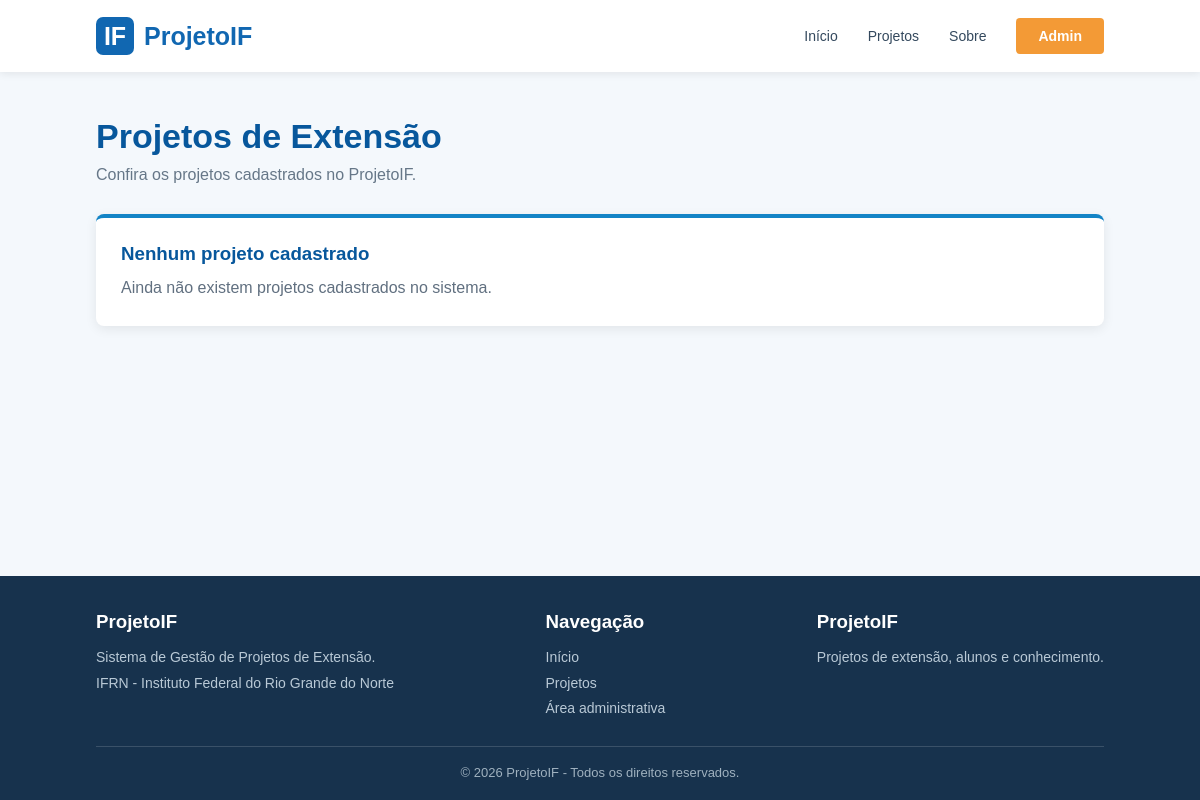
/listagem_prog, run on an earlier commit of the app's database.
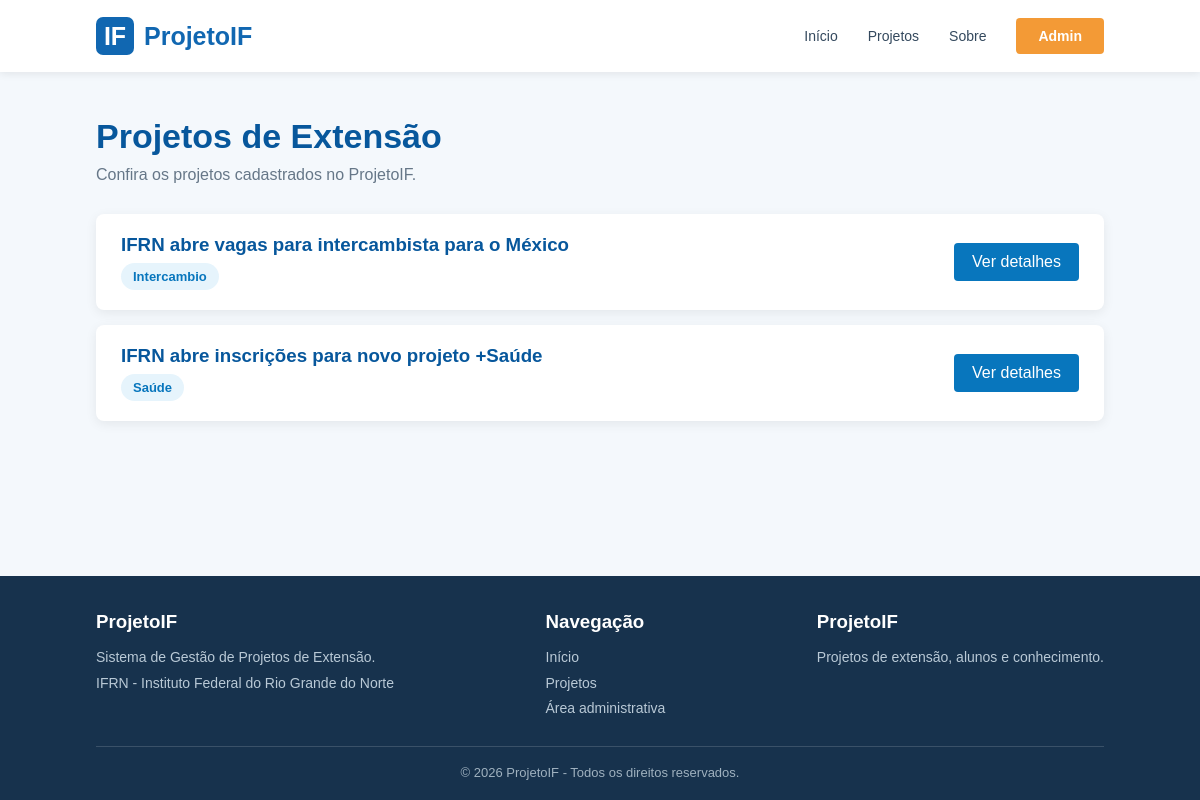
And on a later commit of the database.
### app_IF/models.py (models this page shows, shortened)
class Projeto(models.Model):
    titulo = models.CharField(max_length=250)
    descricao = models.TextField()
    data_inicio = models.DateField()
    categoria = models.ForeignKey(
        Categoria,
        on_delete=models.CASCADE
    )
    equipe = models.ManyToManyField(
        Aluno
        )

class Categoria(models.Model):
    nome = models.CharField(max_length=200)

### app_IF/views.py (the view)
# urls.py: path('listagem_prog', views.listagem_projetos, name='listagem_projetos'),
def listagem_projetos(request):
    projetos = Projeto.objects.all()
    return render(request, 'app_IF/listagem_projetos.html', {'projetos': projetos})

### app_IF/templates/app_IF/listagem_projetos.html (shortened to what this page needs)
{% extends 'base.html' %}
{% block content %}
<section class="container">
    <h1 class="page-title">
        Projetos de Extensão
    </h1>
    <p class="page-subtitle">
        Confira os projetos cadastrados no ProjetoIF.
    </p>
    <div class="project-list">
        {% for projeto in projetos %}
        <div class="project-item">
            <div>
                <h3>
                    {{ projeto.titulo }}
                </h3>
                <span class="category">
                    {{ projeto.categoria.nome }}
                </span>
            </div>
            <a href="{% url 'detalhes_projeto' projeto.id %}"
               class="details-button">
                Ver detalhes
            </a>
        </div>
        {% empty %}
        <div class="card">
            <h3>
                Nenhum projeto cadastrado
            </h3>
            <p>
                Ainda não existem projetos cadastrados no sistema.
            </p>
        </div>
        {% endfor %}
    </div>
</section>
{% endblock %}

### templates/base.html (shortened to what this page needs)
{% load static %}
<!DOCTYPE html>
<html lang="pt-BR">
<head>
    <link rel="stylesheet" href="{% static 'css/styles.css' %}">
</head>
<body>
    {% include 'fragments/_header.html' %}
    <main>
        {% block content %}
        {% endblock %}
    </main>
    {% include 'fragments/_footer.html' %}
</body>
</html>

### templates/fragments/_header.html
<header>
        <a href="{% url 'home' %}" class="logo">
            <span class="logo-icon">IF</span>
            ProjetoIF
        </a>
        <nav>
            <a href="{% url 'home' %}">
                Início
            </a>
            <a href="{% url 'listagem_projetos' %}">
                Projetos
            </a>
            <a href="#">
                Sobre
            </a>
            <a href="{% url 'admin:index' %}" class="btn-nav">
                Admin
            </a>
        </nav>
    </header>

### templates/fragments/_footer.html
<footer>
    <div class="footer-content">
        <div class="footer-column">
            <h3>ProjetoIF</h3>
            <p>
                Sistema de Gestão de Projetos de Extensão.
            </p>
            <p>
                IFRN - Instituto Federal do Rio Grande do Norte
            </p>
        </div>
        <div class="footer-column">
            <h3>Navegação</h3>
            <p>
                <a href="{% url 'home' %}">
                    Início
                </a>
            </p>
            <p>
                <a href="{% url 'listagem_projetos' %}">
                    Projetos
                </a>
            </p>
            <p>
                <a href="{% url 'admin:index' %}">
                    Área administrativa
                </a>
            </p>
        </div>
        <div class="footer-column">
            <h3>ProjetoIF</h3>
            <p>
                Projetos de extensão, alunos e conhecimento.
            </p>
        </div>
    </div>
    <div class="copyright">
        © 2026 ProjetoIF - Todos os direitos reservados.
    </div>
</footer>

### static/css/styles.css (style rules this page uses)
* { margin: 0; padding: 0; box-sizing: border-box; }
body { font-family: Arial, Helvetica, sans-serif; background-color: #f4f8fc; color: #17324d; min-height: 100vh; display: flex; flex-direction: column; }
a { text-decoration: none; }
header { height: 72px; background-color: white; display: flex; align-items: center; justify-content: space-between; padding: 0 8%; box-shadow: 0 2px 8px rgba(0, 0, 0, 0.08); }
.logo { display: flex; align-items: center; gap: 10px; color: #1167b1; font-size: 25px; font-weight: bold; }
.logo-icon { width: 38px; height: 38px; border-radius: 7px; background-color: #1167b1; color: white; display: flex; align-items: center; justify-content: center; font-weight: bold; }
nav { display: flex; align-items: center; gap: 30px; font-size: 14px; }
nav a { color: #34495e; }
.btn-nav { background-color: #f39a36; color: white !important; padding: 10px 22px; border-radius: 4px; font-weight: bold; }
main { flex: 1; }
.container { width: 84%; max-width: 1100px; margin: 45px auto; }
.page-title { color: #07579c; font-size: 34px; margin-bottom: 10px; }
.page-subtitle { color: #667788; margin-bottom: 30px; }
.project-list { display: flex; flex-direction: column; gap: 15px; }
.project-item { background-color: white; border-radius: 8px; padding: 20px 25px; box-shadow: 0 3px 12px rgba(0, 0, 0, 0.07); display: flex; justify-content: space-between; align-items: center; gap: 20px; }
.project-item h3 { color: #07579c; margin-bottom: 7px; }
.category { display: inline-block; background-color: #e6f4fc; color: #0876bd; padding: 6px 12px; border-radius: 20px; font-size: 13px; font-weight: bold; }
.details-button { background-color: #0876bd; color: white; padding: 10px 18px; border-radius: 4px; white-space: nowrap; }
footer { background-color: #17324d; color: #dbe8f2; margin-top: auto; padding: 35px 8% 20px; }
.footer-content { display: flex; justify-content: space-between; gap: 40px; flex-wrap: wrap; max-width: 1100px; margin: auto; }
.footer-column h3 { color: white; margin-bottom: 12px; }
.footer-column p, .footer-column a { color: #b9c9d6; font-size: 14px; line-height: 1.8; }
.copyright { border-top: 1px solid rgba(255, 255, 255, 0.15); margin-top: 25px; padding-top: 18px; text-align: center; font-size: 13px; color: #9fb1bf; }

What changed in the data, as far as the page shows it:
added Projeto: titulo "IFRN abre vagas para intercambista para o México", categoria.nome "Intercambio"
added Projeto: titulo "IFRN abre inscrições para novo projeto +Saúde", categoria.nome "Saúde"
Also different on the page:
text no longer shown: "Nenhum projeto cadastrado Ainda não existem projetos cadastrados no sistema."
